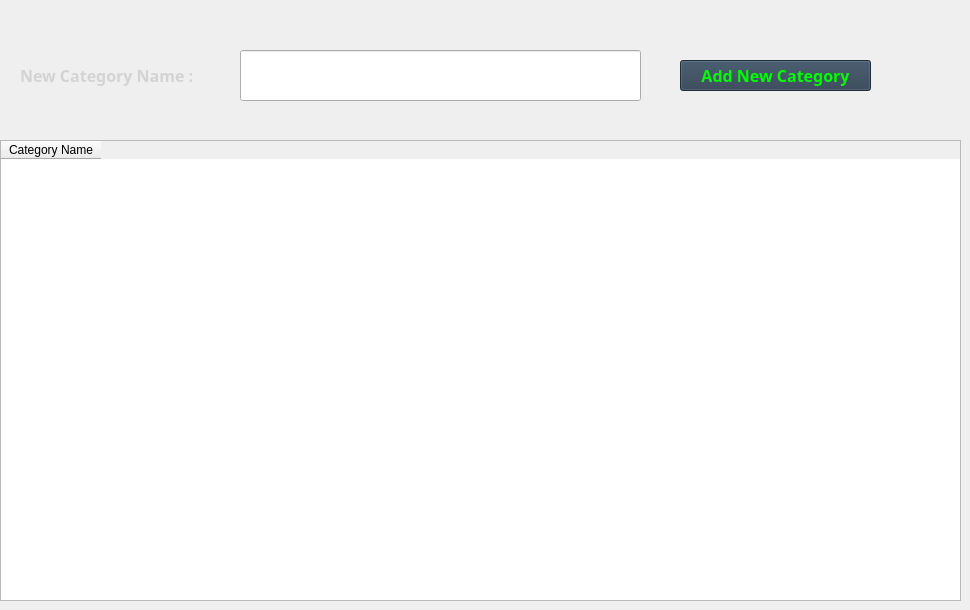
      <widget class="QWidget" name="tab_7">
       <attribute name="title">
        <string>Categories</string>
       </attribute>
       <widget class="QLabel" name="label_6">
        <property name="geometry">
         <rect>
          <x>20</x>
          <y>60</y>
          <width>191</width>
          <height>31</height>
         </rect>
        </property>
        <property name="font">
         <font>
          <family>Myriad Pro Light</family>
          <pointsize>12</pointsize>
          <weight>75</weight>
          <bold>true</bold>
         </font>
        </property>
        <property name="styleSheet">
         <string notr="true">color: rgb(211, 211, 211);</string>
        </property>
        <property name="text">
         <string>New Category Name :</string>
        </property>
       </widget>
       <widget class="QPushButton" name="addCategoryBtn">
        <property name="geometry">
         <rect>
          <x>680</x>
          <y>60</y>
          <width>191</width>
          <height>31</height>
         </rect>
        </property>
        <property name="font">
         <font>
          <family>Myriad Pro Light</family>
          <pointsize>12</pointsize>
          <weight>75</weight>
          <bold>true</bold>
         </font>
        </property>
        <property name="styleSheet">
         <string notr="true">color: rgb(0, 255, 0);
background-color: rgb(44,62,80);</string>
        </property>
        <property name="text">
         <string>Add New Category</string>
        </property>
       </widget>
       <widget class="QLineEdit" name="categoryName">
        <property name="geometry">
         <rect>
          <x>240</x>
          <y>50</y>
          <width>401</width>
          <height>51</height>
         </rect>
        </property>
        <property name="font">
         <font>
          <family>Myriad Pro Light</family>
          <pointsize>12</pointsize>
          <weight>75</weight>
          <bold>true</bold>
         </font>
        </property>
       </widget>
       <widget class="QTableWidget" name="allCategories">
        <property name="geometry">
         <rect>
          <x>0</x>
          <y>140</y>
          <width>961</width>
          <height>461</height>
         </rect>
        </property>
        <property name="styleSheet">
         <string notr="true">font: 63 10pt &quot;Myriad Pro Light&quot;;</string>
        </property>
        <column>
         <property name="text">
          <string>Category Name</string>
         </property>
        </column>
       </widget>
      </widget>
